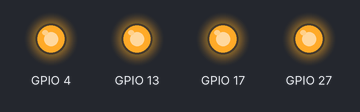
This program was run on a simulated Raspberry Pi (BCM pin numbers). On the bench: output pins drawn as LEDs (lit = HIGH). At 35.0 s the program stops and its outputs stay as they are.

Above: at 0.1 s.
At 30.1 s:
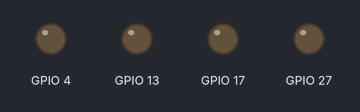
Timing chart, 0 to 31.6 s (numbered marks = the images above):
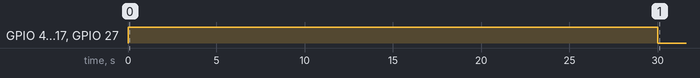

Measured:
- by itself, GPIO 4, GPIO 13, GPIO 17, GPIO 27: LOW → HIGH at 0.00 s, → LOW 30.0 s later

The program:

led.py
```python
import RPi.GPIO as GPIO
import time

GPIO.setmode(GPIO.BCM)

GPIO.setup(4, GPIO.OUT)
GPIO.setup(17, GPIO.OUT)
GPIO.setup(27, GPIO.OUT)
GPIO.setup(13, GPIO.OUT)

GPIO.output(4, GPIO.HIGH)
GPIO.output(17, GPIO.HIGH)
GPIO.output(27, GPIO.HIGH)
GPIO.output(13, GPIO.HIGH)

time.sleep(30)

GPIO.output(13, GPIO.LOW)
GPIO.output(4, GPIO.LOW)
GPIO.output(17, GPIO.LOW)
GPIO.output(27, GPIO.LOW)

time.sleep(5)
```
